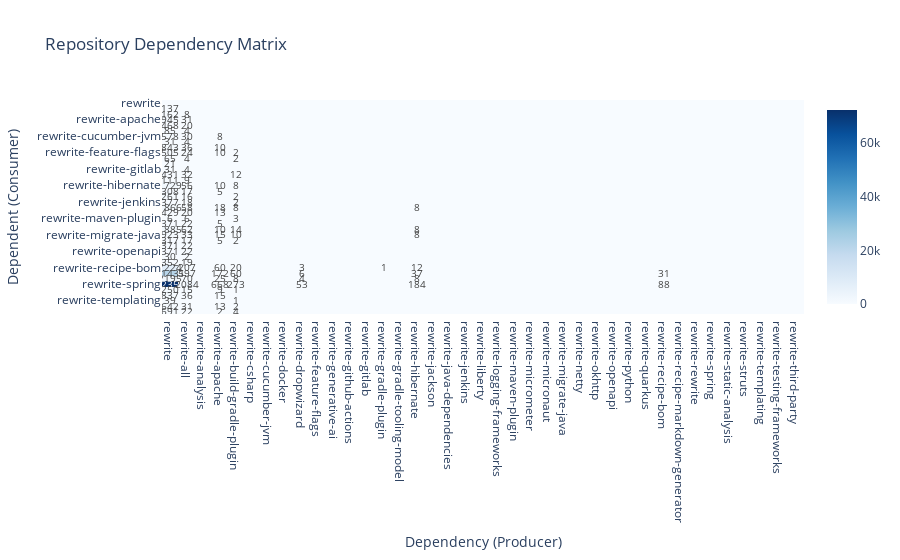

This figure's notebook cell:
### Code cell
# Output the visualization
fig.show(render="plotly_mimetype")

### Figure 1 — Plotly figure (JSON) as saved in the notebook; plotly's stock layout.template omitted (floating-point values rounded to 4 significant figures; data arrays with more than 128 entries replaced by an {"elided": "..."} marker saying what was removed)
{"data": [{"colorscale": [[0, "rgb(247,251,255)"], [0.125, "rgb(222,235,247)"], [0.25, "rgb(198,219,239)"], [0.375, "rgb(158,202,225)"], [0.5, "rgb(107,174,214)"], [0.625, "rgb(66,146,198)"], [0.75, "rgb(33,113,181)"], [0.875, "rgb(8,81,156)"], [1, "rgb(8,48,107)"]], "hovertemplate": "%{y} depends on %{x}<br>Dependencies: %{z}<extra></extra>", "text": {"elided": "39x39 str values"}, "textfont": {"size": 10}, "texttemplate": "%{text}", "type": "heatmap", "x": ["rewrite", "rewrite-all", "rewrite-analysis", "rewrite-apache", "rewrite-build-gradle-plugin", "rewrite-csharp", "rewrite-cucumber-jvm", "rewrite-docker", "rewrite-dropwizard", "rewrite-feature-flags", "rewrite-generative-ai", "rewrite-github-actions", "rewrite-gitlab", "rewrite-gradle-plugin", "rewrite-gradle-tooling-model", "rewrite-hibernate", "rewrite-jackson", "rewrite-java-dependencies", "rewrite-jenkins", "rewrite-liberty", "rewrite-logging-frameworks", "rewrite-maven-plugin", "rewrite-micrometer", "rewrite-micronaut", "rewrite-migrate-java", "rewrite-netty", "rewrite-okhttp", "rewrite-openapi", "rewrite-python", "rewrite-quarkus", "rewrite-recipe-bom", "rewrite-recipe-markdown-generator", "rewrite-rewrite", "rewrite-spring", "rewrite-static-analysis", "rewrite-struts", "rewrite-templating", "rewrite-testing-frameworks", "rewrite-third-party"], "y": ["rewrite", "rewrite-all", "rewrite-analysis", "rewrite-apache", "rewrite-build-gradle-plugin", "rewrite-csharp", "rewrite-cucumber-jvm", "rewrite-docker", "rewrite-dropwizard", "rewrite-feature-flags", "rewrite-generative-ai", "rewrite-github-actions", "rewrite-gitlab", "rewrite-gradle-plugin", "rewrite-gradle-tooling-model", "rewrite-hibernate", "rewrite-jackson", "rewrite-java-dependencies", "rewrite-jenkins", "rewrite-liberty", "rewrite-logging-frameworks", "rewrite-maven-plugin", "rewrite-micrometer", "rewrite-micronaut", "rewrite-migrate-java", "rewrite-netty", "rewrite-okhttp", "rewrite-openapi", "rewrite-python", "rewrite-quarkus", "rewrite-recipe-bom", "rewrite-recipe-markdown-generator", "rewrite-rewrite", "rewrite-spring", "rewrite-static-analysis", "rewrite-struts", "rewrite-templating", "rewrite-testing-frameworks", "rewrite-third-party"], "z": {"elided": "39x39 int values"}}], "layout": {"title": {"text": "Repository Dependency Matrix"}, "xaxis": {"side": "bottom", "title": {"text": "Dependency (Producer)"}}, "yaxis": {"autorange": "reversed", "title": {"text": "Dependent (Consumer)"}}}}
